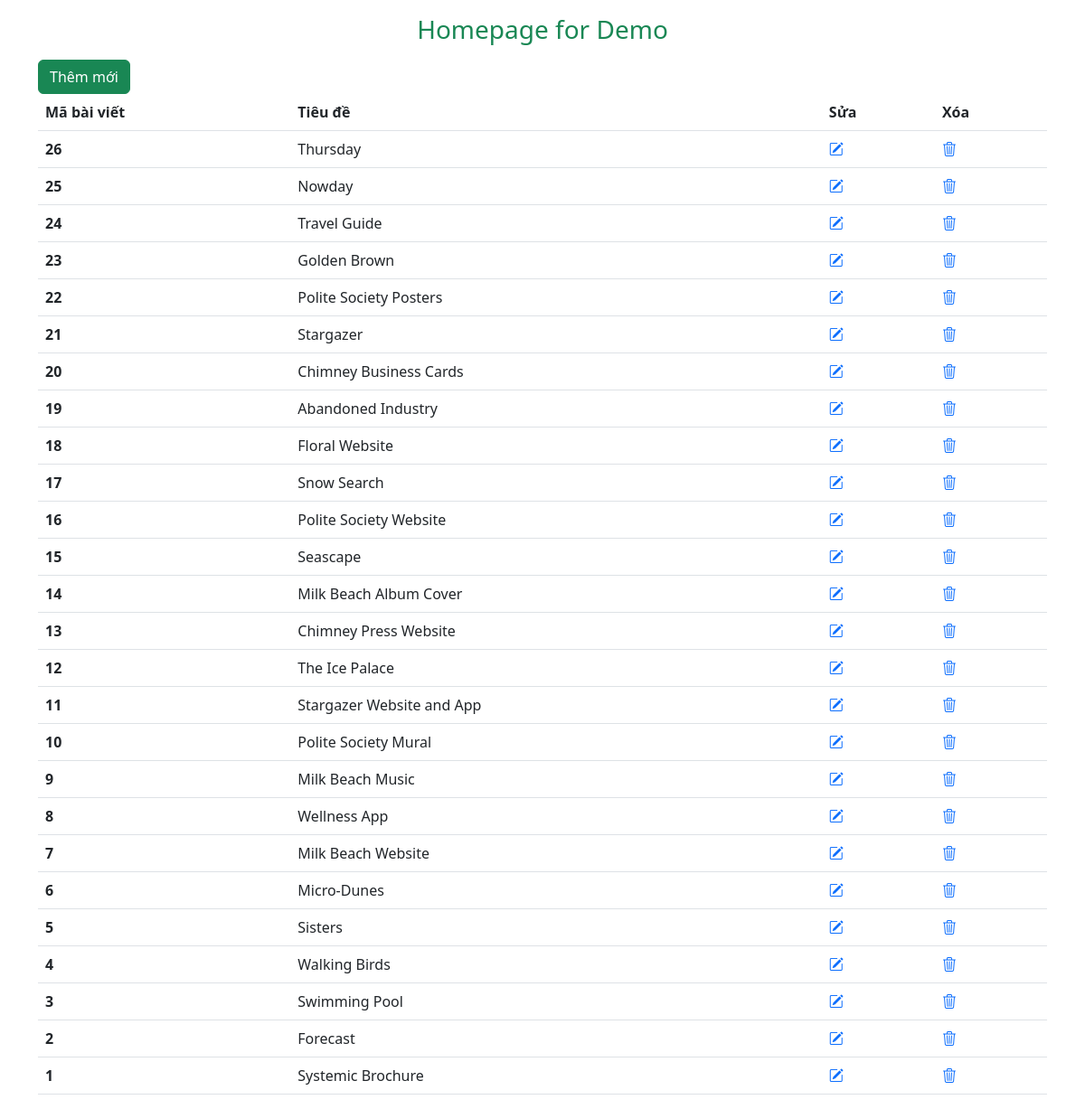
The page / on the database its author committed.
### tables this page shows
CREATE TABLE IF NOT EXISTS `article` (
  `id` int(11) NOT NULL AUTO_INCREMENT,
  `title` varchar(80) NOT NULL,
  `summary` varchar(254) NOT NULL,
  `content` text NOT NULL,
  `created` timestamp NOT NULL DEFAULT current_timestamp(),
  `category_id` int(11) NOT NULL,
  `member_id` int(11) NOT NULL,
  `image_id` int(11) DEFAULT NULL,
  `published` tinyint(4) NOT NULL DEFAULT 0,
  PRIMARY KEY (`id`),
  UNIQUE KEY `title` (`title`),
  KEY `category_id` (`category_id`),
  KEY `author_id` (`member_id`),
  KEY `image_id` (`image_id`),
  CONSTRAINT `category_exists` FOREIGN KEY (`category_id`) REFERENCES `category` (`id`),
  CONSTRAINT `image_exists` FOREIGN KEY (`image_id`) REFERENCES `image` (`id`),
  CONSTRAINT `member_exists` FOREIGN KEY (`member_id`) REFERENCES `member` (`id`)
);

### app/controllers/HomeController.php (called while the page is built)
<?php
require_once('../app/services/ArticleService.php');
class HomeController{
    public function index(){
        $articles = ArticleService::getAllArticles();
        include("../app/views/home/index.php");
    }
}

### app/services/ArticleService.php (called while the page is built, shortened)
<?php
require_once('../app/models/Article.php');
class ArticleService{
    public static function getAllArticles(){
        $dbConnection = new DBConnection();
        $conn = $dbConnection->getConnection();
        $sql = "SELECT * FROM article ORDER BY id DESC";
        $stmt = $conn->query($sql);
        $articles = [];
        while($row=$stmt->fetch()){
            $article = new Article($row['id'],$row['title'],$row['summary'],$row['content']);
            $articles[] = $article;
        }
        return $articles;
    }
}

### app/models/Article.php (called while the page is built, shortened)
<?php
class Article{
    private $id;
    private $title;
    public function __construct($id, $title, $summary, $content){
        $this->id       =$id;
        $this->title    =$title;
    }
    public function getId(){
        return $this->id;
    }
    public function getTitle(){
        return $this->title;
    }
}
?>

### app/views/home/index.php (the view, shortened to what this page needs)
<!DOCTYPE html>
<html lang="en">
<head>
    <link href="https://cdn.jsdelivr.net/npm/bootstrap@5.3.0-alpha3/dist/css/bootstrap.min.css" rel="stylesheet">
    <link rel="stylesheet" href="https://cdn.jsdelivr.net/npm/bootstrap-icons@1.10.5/font/bootstrap-icons.css">
</head>
<body>
    <div class="container">
        <h3 class="text-center text-success my-3">Homepage for Demo</h3>
        <a href="<?= DOMAIN.'app/views/article/add.php';?>" class='btn btn-success'>Thêm mới</a>
        <table class="table">
        <thead>
            <tr>
            <th scope="col">Mã bài viết</th>
            <th scope="col">Tiêu đề</th>
            <th scope="col">Sửa</th>
            <th scope="col">Xóa</th>
            </tr>
        </thead>
        <tbody>
        <?php
                foreach($articles as $article){
            ?>
                    <tr>
                        <th scope="row"><?= $article->getId();?></th>
                        <td><?= $article->getTitle();?></td>
                        <td>
                            <a href="<?= DOMAIN.'app/views/article/edit.php?id='.$article->getId()?>"><i class="bi bi-pencil-square"></i></i></a>
                        </td>
                        <td>
                            <a href="<?= DOMAIN.'app/views/article/remove.php?id='.$article->getId()?>"><i class="bi bi-trash3"></i></a>
                        </td>
                    </tr>
            <?php
                }
            ?>
        </tbody>
        </table>
    </div>
</body>
</html>

### public/index.php
<?php
$route = isset($_GET['route'])?$_GET['route']:'home';
if($route == 'home'){
    require_once('../app/controllers/HomeController.php');
    $homeController = new HomeController();
    $homeController->index();
}else if($route=='articles'){
    require_once('../app/controllers/ArticleController.php');
    $articleController = new ArticleController();
    $articleController->index();
}else{
    echo "Other";
}
?>

### rows shown on the page
article: id "26", title "Thursday"
article: id "25", title "Nowday"
article: id "24", title "Travel Guide"
article: id "23", title "Golden Brown"
article: id "22", title "Polite Society Posters"
article: id "21", title "Stargazer"
article: id "20", title "Chimney Business Cards"
article: id "19", title "Abandoned Industry"
article: id "18", title "Floral Website"
article: id "17", title "Snow Search"
article: id "16", title "Polite Society Website"
article: id "15", title "Seascape"
article: id "14", title "Milk Beach Album Cover"
article: id "13", title "Chimney Press Website"
article: id "12", title "The Ice Palace"
article: id "11", title "Stargazer Website and App"
article: id "10", title "Polite Society Mural"
article: id "9", title "Milk Beach Music"
article: id "8", title "Wellness App"
article: id "7", title "Milk Beach Website"
article: id "6", title "Micro-Dunes"
article: id "5", title "Sisters"
article: id "4", title "Walking Birds"
article: id "3", title "Swimming Pool"
article: id "2", title "Forecast"
article: id "1", title "Systemic Brochure"
